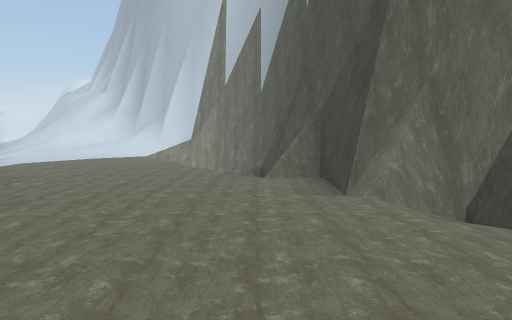
View 1 (above)

12 first-person views from a walk through a Unity game level. The camera is 1.2 m above the floor, tilts 8° down and sees 70° across. The floor is counted in squares, 1 m on a side. Each view is taken from the middle of a square. On the plan, view 1 faces up. The plan holds only what a view shows up to about 15 squares ahead; the rest is blank. The place goes on beyond the plan. The player character is not drawn.

View 2
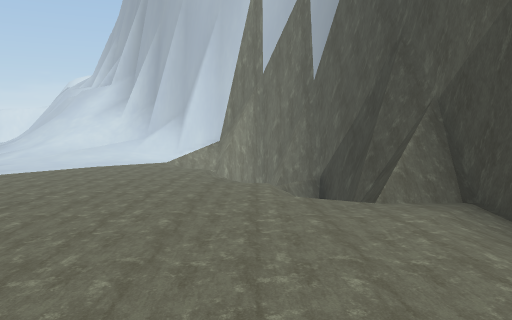

View 3
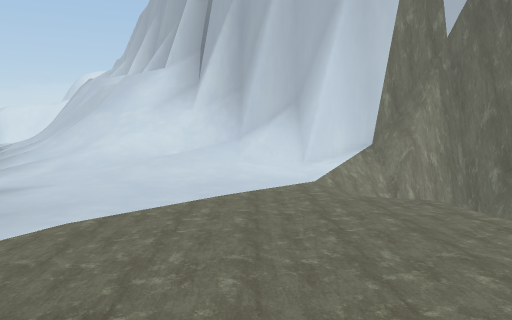

View 4
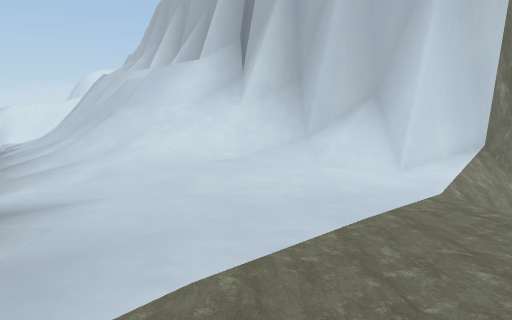

View 5
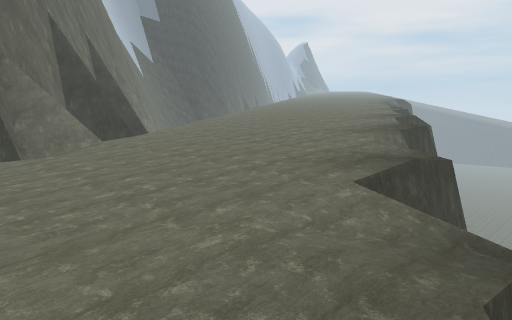

View 6
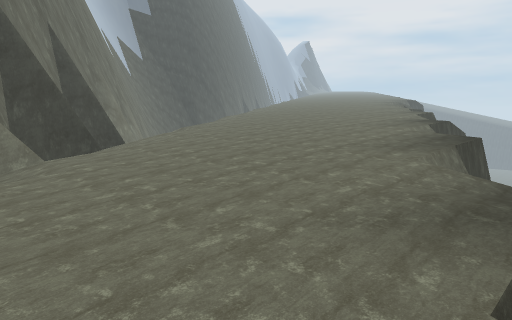

View 7
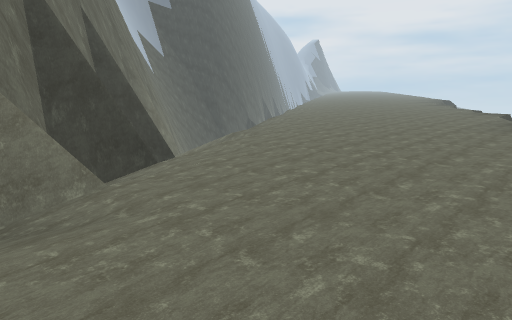

View 8
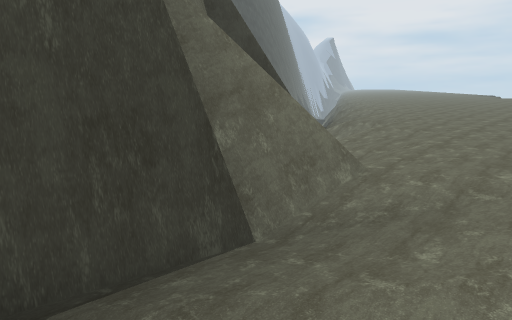

View 9
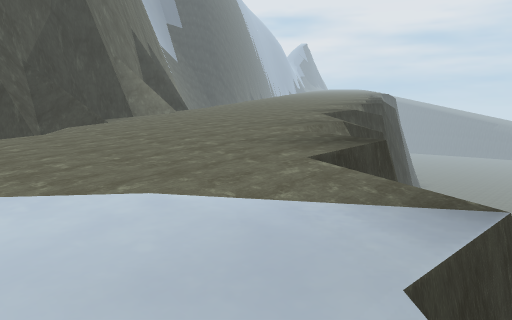

View 10
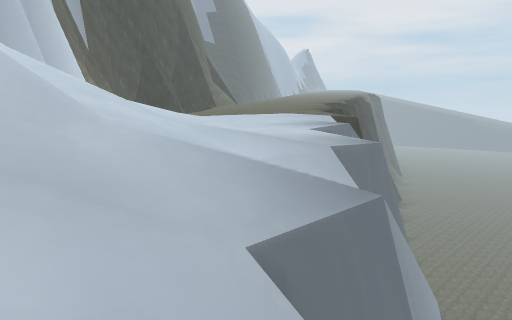

View 11
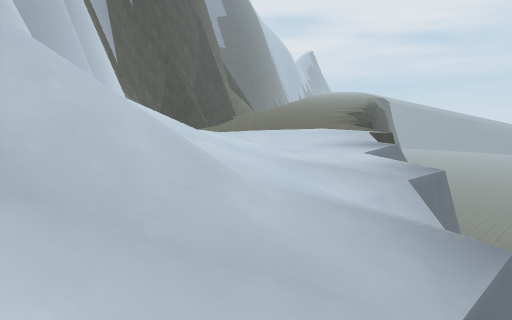

View 12
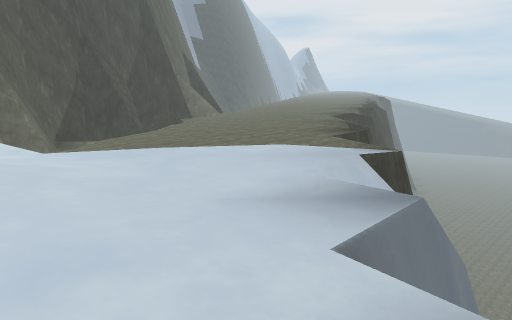

### Floor plan
Key: @ floor where view 1 was taken; # wall or solid block; . main floor; - floor 0.75 m lower than the main floor; _ floor 1.5 m lower than the main floor; / step, stairs or slope; = window, fence, low wall or low ledge; v drop or lower ground.
Columns run from 19 left of view 1 to 7 right of it. Each row starts with its distance up from view 1.
 27 ////==////#
 26 //////////#
 25  /////////###
 24  v//////////#
 23  v//////////###
 22  v////////////#
 21  vv=//////////###
 20   vv_____-/--_//##
 19    v__________//###
 18     vv________/   #
 17      v________//  ##
 16      v//__-----_  =##
 15      v//--------/ =##
 14        v_-------/   #
 13        v_-------////#
 12          v--------//###
 11          v--------//###
 10            v-------/-##
  9            v---------##
  8            v-/-...../###
  7            v-/.......#=##
  6              v......../=#
  5              v......../=###
  4              v........./ =#
  3              v.......... =#
  2                v........///
  1                v........//
  0                v...@...../
 -1                v//......./
 -2                v =......../
 -3                  v.........

Where each view was taken, in squares from view 1:
view 1: 0 up, 0 right, facing up
view 2: 4 up, 2 left, facing up
view 3: 10 up, 7 left, facing up
view 4: 12 up, 9 left, facing up
view 5: 11 up, 8 left, facing down-right
view 6: 9 up, 6 left, facing down-right
view 7: 9 up, 3 left, facing down-right
view 8: 11 up, 0 right, facing down-right
view 9: 16 up, 12 left, facing down-right
view 10: 26 up, 19 left, facing down-right
view 11: 27 up, 18 left, facing down-right
view 12: 21 up, 15 left, facing down-right
